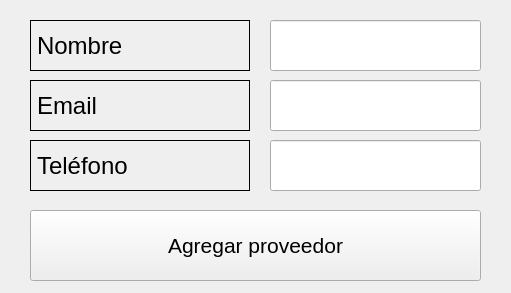
<?xml version="1.0" encoding="UTF-8"?>
<ui version="4.0">
 <class>MainWindow</class>
 <widget class="QMainWindow" name="MainWindow">
  <property name="enabled">
   <bool>true</bool>
  </property>
  <property name="geometry">
   <rect>
    <x>0</x>
    <y>0</y>
    <width>511</width>
    <height>293</height>
   </rect>
  </property>
  <property name="windowTitle">
   <string>MainWindow</string>
  </property>
  <widget class="QWidget" name="centralwidget">
   <widget class="QPushButton" name="pushButton">
    <property name="geometry">
     <rect>
      <x>30</x>
      <y>210</y>
      <width>451</width>
      <height>71</height>
     </rect>
    </property>
    <property name="font">
     <font>
      <pointsize>16</pointsize>
     </font>
    </property>
    <property name="text">
     <string>Agregar proveedor</string>
    </property>
   </widget>
   <widget class="QLabel" name="label_3">
    <property name="geometry">
     <rect>
      <x>30</x>
      <y>80</y>
      <width>220</width>
      <height>51</height>
     </rect>
    </property>
    <property name="font">
     <font>
      <pointsize>18</pointsize>
     </font>
    </property>
    <property name="frameShape">
     <enum>QFrame::Box</enum>
    </property>
    <property name="text">
     <string>Email</string>
    </property>
    <property name="alignment">
     <set>Qt::AlignLeading|Qt::AlignLeft|Qt::AlignVCenter</set>
    </property>
   </widget>
   <widget class="QLabel" name="label_4">
    <property name="geometry">
     <rect>
      <x>30</x>
      <y>140</y>
      <width>220</width>
      <height>51</height>
     </rect>
    </property>
    <property name="font">
     <font>
      <pointsize>18</pointsize>
     </font>
    </property>
    <property name="frameShape">
     <enum>QFrame::Box</enum>
    </property>
    <property name="text">
     <string>Teléfono</string>
    </property>
    <property name="alignment">
     <set>Qt::AlignLeading|Qt::AlignLeft|Qt::AlignVCenter</set>
    </property>
   </widget>
   <widget class="QLabel" name="label_5">
    <property name="geometry">
     <rect>
      <x>30</x>
      <y>20</y>
      <width>220</width>
      <height>51</height>
     </rect>
    </property>
    <property name="font">
     <font>
      <pointsize>18</pointsize>
     </font>
    </property>
    <property name="frameShape">
     <enum>QFrame::Box</enum>
    </property>
    <property name="text">
     <string>Nombre</string>
    </property>
    <property name="alignment">
     <set>Qt::AlignLeading|Qt::AlignLeft|Qt::AlignVCenter</set>
    </property>
   </widget>
   <widget class="QLineEdit" name="lineEdit_4">
    <property name="geometry">
     <rect>
      <x>270</x>
      <y>20</y>
      <width>211</width>
      <height>51</height>
     </rect>
    </property>
    <property name="font">
     <font>
      <pointsize>18</pointsize>
     </font>
    </property>
   </widget>
   <widget class="QLineEdit" name="lineEdit_6">
    <property name="geometry">
     <rect>
      <x>270</x>
      <y>140</y>
      <width>211</width>
      <height>51</height>
     </rect>
    </property>
    <property name="font">
     <font>
      <pointsize>18</pointsize>
     </font>
    </property>
   </widget>
   <widget class="QLineEdit" name="lineEdit_7">
    <property name="geometry">
     <rect>
      <x>270</x>
      <y>80</y>
      <width>211</width>
      <height>51</height>
     </rect>
    </property>
    <property name="font">
     <font>
      <pointsize>18</pointsize>
     </font>
    </property>
   </widget>
  </widget>
 </widget>
 <resources>
  <include location="../img/logo.qrc"/>
 </resources>
 <connections/>
</ui>
